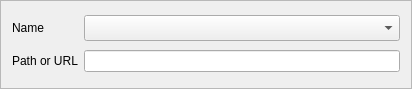
<?xml version="1.0" encoding="UTF-8"?>
<ui version="4.0">
 <class>RemoteSelectionFrame</class>
 <widget class="QFrame" name="RemoteSelectionFrame">
  <property name="enabled">
   <bool>true</bool>
  </property>
  <property name="geometry">
   <rect>
    <x>0</x>
    <y>0</y>
    <width>412</width>
    <height>89</height>
   </rect>
  </property>
  <property name="windowTitle">
   <string>Frame</string>
  </property>
  <property name="frameShape">
   <enum>QFrame::StyledPanel</enum>
  </property>
  <property name="frameShadow">
   <enum>QFrame::Raised</enum>
  </property>
  <layout class="QGridLayout" name="gridLayout">
   <item row="0" column="0">
    <widget class="QLabel" name="nameLabel">
     <property name="text">
      <string>Name</string>
     </property>
    </widget>
   </item>
   <item row="0" column="1">
    <widget class="QComboBox" name="nameCombo">
     <property name="minimumSize">
      <size>
       <width>251</width>
       <height>26</height>
      </size>
     </property>
    </widget>
   </item>
   <item row="1" column="0">
    <widget class="QLabel" name="urlLabel">
     <property name="text">
      <string>Path or URL</string>
     </property>
    </widget>
   </item>
   <item row="1" column="1">
    <widget class="QLineEdit" name="urlEdit"/>
   </item>
  </layout>
 </widget>
 <resources/>
 <connections/>
</ui>
